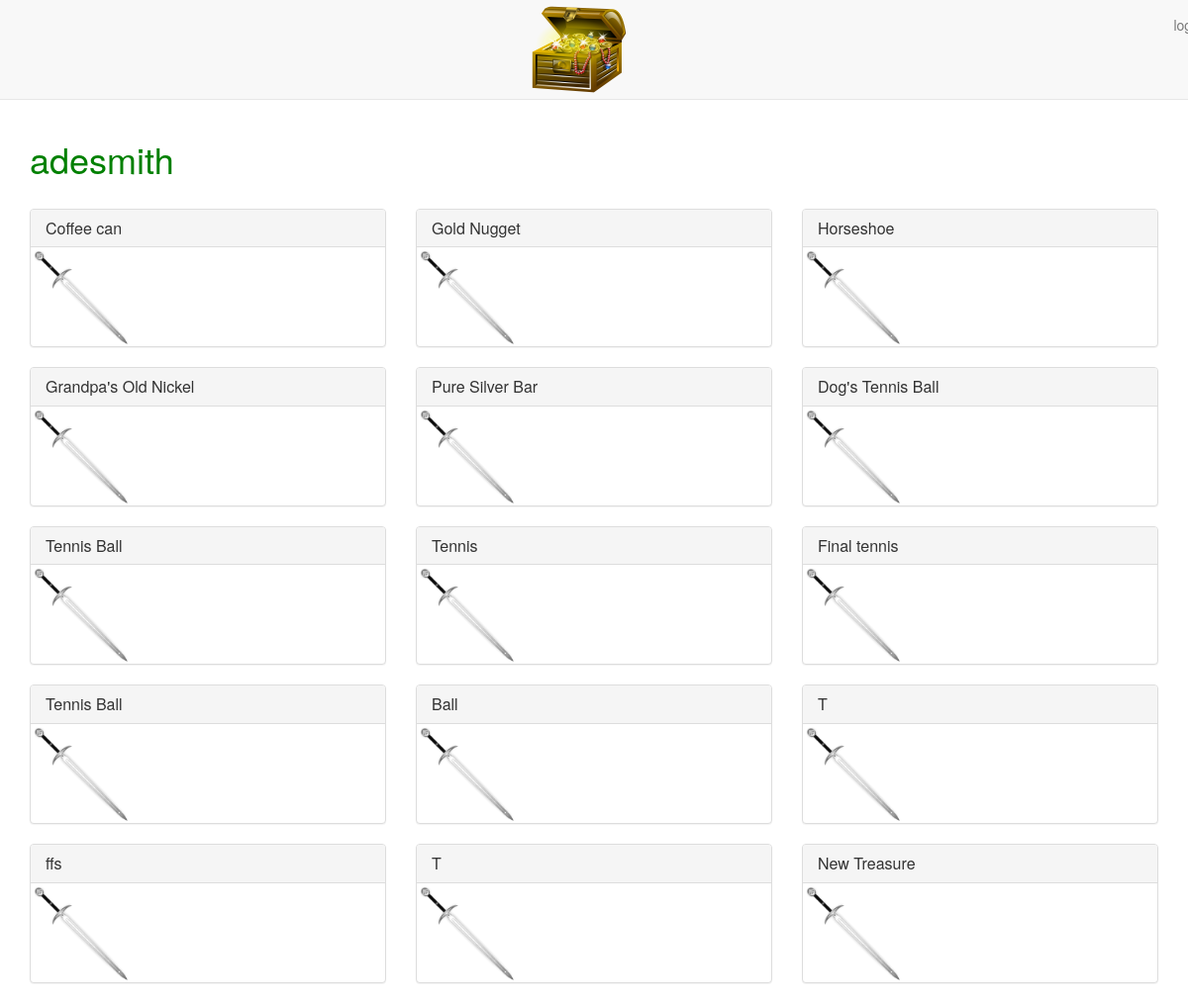
Screenshot of /user/adesmith/ with the database file from the repository.
### main_app/models.py (models this page shows, shortened)
class Treasure(models.Model):
    user = models.ForeignKey(User)
    name = models.CharField(max_length=100)
    value = models.DecimalField(max_digits=10, decimal_places=2)
    material = models.CharField(max_length=100)
    location = models.CharField(max_length=100)
    image = models.ImageField(upload_to='treasure_images', default='media/default.png')
    likes = models.IntegerField(default=0)

### main_app/views.py (the view)
# urls.py: url(r'^user/(\w+)/$', views.profile, name = 'profile'),
def profile(request, username):
    user = User.objects.get(username = username)
    treasures = Treasure.objects.filter(user = user)
    return render(request, 'profile.html', {'username': username, 'treasures': treasures})

### main_app/templates/profile.html
{% extends 'base.html' %}
{% load staticfiles %}
{% block content %}
<h1>{{ username }}</h1><br>
<div class="row">
    {% for treasure in treasures %}
      <div class="col-md-4">
        <div class="treasure panel panel-default">
          <div class="panel-heading">
            <h2 class="panel-title">{{ treasure.name }}</h2>
          </div>
          <div class="treasure-photo">
            <img src="{{ treasure.image.url }}" alt="Treasure Image" height="100">
          </div>
        </div>
      </div>
      {% if forloop.counter|divisibleby:"3" %}
        </div><div class="row">
      {% endif %}
    {% endfor %}
  </div>
{% endblock %}

### main_app/static/css/style.css (style rules this page uses)
h1 { color: green; }

### rows the page displays
Treasure: name "Coffee can", image (placeholder picture)
Treasure: name "Gold Nugget", image (placeholder picture)
Treasure: name "Horseshoe", image (placeholder picture)
Treasure: name "Grandpa's Old Nickel", image (placeholder picture)
Treasure: name "Pure Silver Bar", image (placeholder picture)
Treasure: name "Dog's Tennis Ball", image (placeholder picture)
Treasure: name "Tennis Ball", image (placeholder picture)
Treasure: name "Tennis", image (placeholder picture)
Treasure: name "Final tennis", image (placeholder picture)
Treasure: name "Tennis Ball", image (placeholder picture)
Treasure: name "Ball", image (placeholder picture)
Treasure: name "T", image (placeholder picture)
Treasure: name "ffs", image (placeholder picture)
Treasure: name "T", image (placeholder picture)
Treasure: name "New Treasure", image (placeholder picture)

### other values shown
{{ username }} "adesmith"
